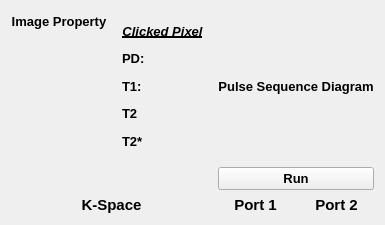
  <widget class="QWidget" name="centralwidget">
   <layout class="QGridLayout" name="gridLayout">
    <item row="4" column="0">
     <layout class="QVBoxLayout" name="verticalLayout">
      <item>
       <widget class="QLabel" name="KSpaceLabel">
        <property name="maximumSize">
         <size>
          <width>100000</width>
          <height>20</height>
         </size>
        </property>
        <property name="font">
         <font>
          <pointsize>11</pointsize>
          <weight>75</weight>
          <bold>true</bold>
         </font>
        </property>
        <property name="text">
         <string>K-Space</string>
        </property>
        <property name="alignment">
         <set>Qt::AlignCenter</set>
        </property>
       </widget>
      </item>
      <item>
       <layout class="QGridLayout" name="kSpaceGridLayout"/>
      </item>
     </layout>
    </item>
    <item row="2" column="1">
     <widget class="QPushButton" name="runPushButton">
      <property name="font">
       <font>
        <pointsize>10</pointsize>
        <weight>75</weight>
        <bold>true</bold>
       </font>
      </property>
      <property name="text">
       <string>Run</string>
      </property>
     </widget>
    </item>
    <item row="1" column="0">
     <layout class="QGridLayout" name="gridLayout_2">
      <item row="1" column="1">
       <widget class="QLabel" name="imagePropertyLabel">
        <property name="maximumSize">
         <size>
          <width>16777215</width>
          <height>20</height>
         </size>
        </property>
        <property name="font">
         <font>
          <pointsize>10</pointsize>
          <weight>75</weight>
          <italic>false</italic>
          <bold>true</bold>
         </font>
        </property>
        <property name="text">
         <string>Image Property</string>
        </property>
        <property name="alignment">
         <set>Qt::AlignCenter</set>
        </property>
       </widget>
      </item>
      <item row="1" column="2" rowspan="2">
       <widget class="QWidget" name="widget" native="true">
        <property name="minimumSize">
         <size>
          <width>0</width>
          <height>150</height>
         </size>
        </property>
        <property name="maximumSize">
         <size>
          <width>110</width>
          <height>16777215</height>
         </size>
        </property>
        <layout class="QGridLayout" name="gridLayout_3">
         <item row="2" column="0">
          <widget class="QLabel" name="label_4">
           <property name="font">
            <font>
             <pointsize>10</pointsize>
             <weight>75</weight>
             <bold>true</bold>
            </font>
           </property>
           <property name="text">
            <string>PD:</string>
           </property>
          </widget>
         </item>
         <item row="4" column="0">
          <widget class="QLabel" name="label_6">
           <property name="font">
            <font>
             <pointsize>10</pointsize>
             <weight>75</weight>
             <bold>true</bold>
            </font>
           </property>
           <property name="text">
            <string>T2</string>
           </property>
          </widget>
         </item>
         <item row="5" column="0">
          <widget class="QLabel" name="label_7">
           <property name="font">
            <font>
             <pointsize>10</pointsize>
             <weight>75</weight>
             <bold>true</bold>
            </font>
           </property>
           <property name="text">
            <string>T2*</string>
           </property>
          </widget>
         </item>
         <item row="3" column="0">
          <widget class="QLabel" name="label_5">
           <property name="font">
            <font>
             <pointsize>10</pointsize>
             <weight>75</weight>
             <bold>true</bold>
            </font>
           </property>
           <property name="text">
            <string>T1:</string>
           </property>
          </widget>
         </item>
         <item row="2" column="1">
          <widget class="QLabel" name="hovered_PD_value">
           <property name="maximumSize">
            <size>
             <width>50</width>
             <height>16777215</height>
            </size>
           </property>
           <property name="font">
            <font>
             <pointsize>10</pointsize>
            </font>
           </property>
           <property name="text">
            <string/>
           </property>
          </widget>
         </item>
         <item row="3" column="1">
          <widget class="QLabel" name="hovered_T1_value">
           <property name="maximumSize">
            <size>
             <width>50</width>
             <height>16777215</height>
            </size>
           </property>
           <property name="font">
            <font>
             <pointsize>10</pointsize>
            </font>
           </property>
           <property name="text">
            <string/>
           </property>
          </widget>
         </item>
         <item row="4" column="1">
          <widget class="QLabel" name="hovered_T2_value">
           <property name="maximumSize">
            <size>
             <width>50</width>
             <height>16777215</height>
            </size>
           </property>
           <property name="font">
            <font>
             <pointsize>10</pointsize>
            </font>
           </property>
           <property name="text">
            <string/>
           </property>
          </widget>
         </item>
         <item row="5" column="1">
          <widget class="QLabel" name="hovered_T2Star_value">
           <property name="maximumSize">
            <size>
             <width>50</width>
             <height>16777215</height>
            </size>
           </property>
           <property name="font">
            <font>
             <pointsize>10</pointsize>
            </font>
           </property>
           <property name="text">
            <string/>
           </property>
          </widget>
         </item>
         <item row="0" column="0" colspan="2">
          <widget class="QLabel" name="label_3">
           <property name="font">
            <font>
             <pointsize>10</pointsize>
             <weight>75</weight>
             <italic>true</italic>
             <bold>true</bold>
             <underline>true</underline>
            </font>
           </property>
           <property name="text">
            <string>Clicked Pixel</string>
           </property>
           <property name="alignment">
            <set>Qt::AlignCenter</set>
           </property>
          </widget>
         </item>
        </layout>
       </widget>
      </item>
      <item row="2" column="1">
       <layout class="QGridLayout" name="phantomGridLayout"/>
      </item>
     </layout>
    </item>
    <item row="1" column="1">
     <layout class="QVBoxLayout" name="verticalLayout_3">
      <item>
       <widget class="QLabel" name="PSDLabel">
        <property name="maximumSize">
         <size>
          <width>16777215</width>
          <height>20</height>
         </size>
        </property>
        <property name="font">
         <font>
          <pointsize>10</pointsize>
          <weight>75</weight>
          <bold>true</bold>
         </font>
        </property>
        <property name="text">
         <string>Pulse Sequence Diagram</string>
        </property>
        <property name="alignment">
         <set>Qt::AlignCenter</set>
        </property>
       </widget>
      </item>
      <item>
       <layout class="QGridLayout" name="PSDGridLayout"/>
      </item>
     </layout>
    </item>
    <item row="4" column="1">
     <layout class="QGridLayout" name="gridLayout_4">
      <item row="0" column="1">
       <widget class="QLabel" name="port2Label">
        <property name="font">
         <font>
          <pointsize>11</pointsize>
          <weight>75</weight>
          <bold>true</bold>
         </font>
        </property>
        <property name="text">
         <string>Port 2</string>
        </property>
        <property name="alignment">
         <set>Qt::AlignCenter</set>
        </property>
       </widget>
      </item>
      <item row="0" column="0">
       <widget class="QLabel" name="port1Label">
        <property name="maximumSize">
         <size>
          <width>16777215</width>
          <height>20</height>
         </size>
        </property>
        <property name="font">
         <font>
          <pointsize>11</pointsize>
          <weight>75</weight>
          <bold>true</bold>
         </font>
        </property>
        <property name="text">
         <string>Port 1</string>
        </property>
        <property name="alignment">
         <set>Qt::AlignCenter</set>
        </property>
       </widget>
      </item>
      <item row="1" column="1">
       <layout class="QGridLayout" name="port2GridLayout"/>
      </item>
      <item row="1" column="0">
       <layout class="QGridLayout" name="port1GridLayout"/>
      </item>
     </layout>
    </item>
   </layout>
  </widget>
